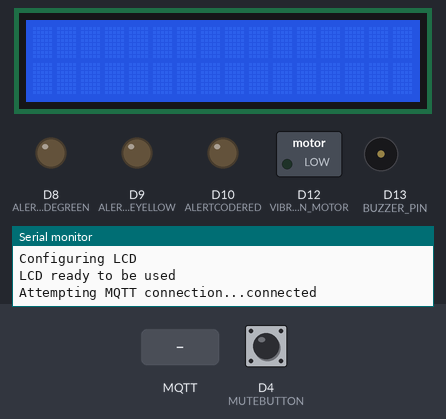
This sketch was run on a simulated Arduino Uno R4 WiFi. Shown: 16×2 character LCD, switched loads named in the sketch (green lamp = pin HIGH), output pins drawn as LEDs (lit = HIGH), buzzer (waves = sounding), the last lines printed to the serial monitor. Dashed ring = blinking. The inputs (shaded band) are chosen by the test bench; at power-on: D4 (MUTEBUTTON) LOW. WiFi joins after 1.5 s; servers stay silent unless stated; no MQTT or app messages arrive unless stated.

Above: at 3.7 s.
3.8 s: MQTT message "avisos/geral" arrives on the first subscribed topic
At 4.6 s:
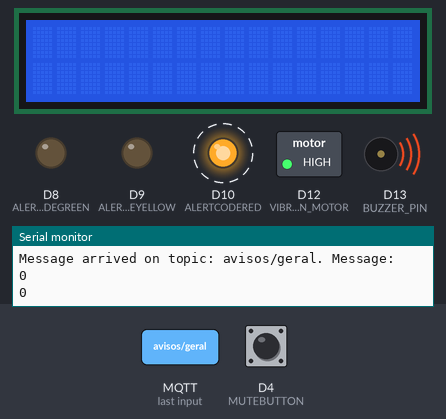
At 6.7 s:
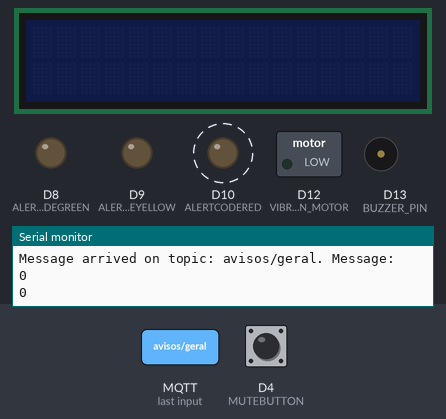
6.8 s: MQTT message "avisos/geral" arrives on the second subscribed topic
Timing chart, 0 to 14.3 s (numbered marks = the images above; inputs shaded):
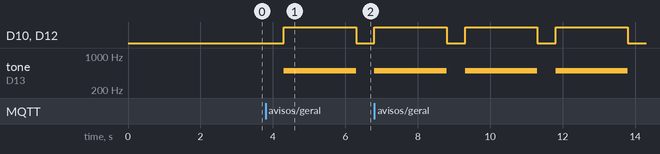

The sketch:

atuadores.ino
```cpp
// https://randomnerdtutorials.com/esp32-mqtt-publish-subscribe-arduino-ide/

#include <WiFiS3.h>
#include <PubSubClient.h>
#include <ArduinoJson.h>
#include "Adafruit_LiquidCrystal.h"


// Atuador settings

  // Pins

  #define VIBRATION_MOTOR 12
  #define BUZZER_PIN 13
  #define MUTEBUTTON 4
  #define ALERTCODERED 10  // 3
  #define ALERTCODEYELLOW 9 // 2
  #define ALERTCODEGREEN 8 // 1

  // LCD

  // Connect via i2c, default address #0 (A0-A2 not jumpered)
  Adafruit_LiquidCrystal lcd(0);


  // Properties
  const int area = 1;

  // Networking
  const char* ssid ="rede2024";
  const char* password = "kkkkkkkk";
  const char* mqtt_server = "135.236.153.73";
  WiFiClient espClient;
  PubSubClient client(espClient);

  // Alert variables

  unsigned long alertStartTime = 0;
  unsigned long alertDuration = 2000;  // 2 seconds on
  unsigned long alertPauseDuration = 500;  // 0.5 seconds off
  bool isAlertActive = false;
  bool isAlertOn = false;
  int currentAlertCode = 0;
  String currentAlertMessage = "";

int alertcodeToPin(int code){
      switch (code) {
        case 1:
          return ALERTCODEGREEN;
          break;
        case 2:
          return ALERTCODEYELLOW;
          break;
        default:
          return ALERTCODERED;
          break;
      }
}

void updateAlert() {
  unsigned long currentTime = millis();

  if (!isAlertActive) return;

  // Check if it's time to toggle alert state
  if (isAlertOn && (currentTime - alertStartTime >= alertDuration)) {
    // Turn off alert
    lcd.setBacklight(LOW);
    digitalWrite(VIBRATION_MOTOR, LOW);
    digitalWrite(ALERTCODERED, LOW);
    digitalWrite(ALERTCODEYELLOW , LOW);
    digitalWrite(ALERTCODEGREEN , LOW);
    noTone(BUZZER_PIN);
    isAlertOn = false;
    alertStartTime = currentTime;
  }
  else if (!isAlertOn && (currentTime - alertStartTime >= alertPauseDuration)) {
    // Check mute button for non-red alerts
    if (digitalRead(MUTEBUTTON) && currentAlertCode != 3) {
      currentAlertCode = 0;
      isAlertActive = false;
      return;
    }

    // Turn on alert
    lcd.setCursor(0, 0);
    lcd.print(currentAlertMessage);
    lcd.setBacklight(HIGH);
    digitalWrite(alertcodeToPin(currentAlertCode), HIGH);
    digitalWrite(VIBRATION_MOTOR, HIGH);

    switch(currentAlertCode) {
      case 1:
        tone(BUZZER_PIN, 2, 2000);
        break;
      case 2:
        tone(BUZZER_PIN, 3, 2000);
        break;
      default:
        tone(BUZZER_PIN, 500, 2000);
    }

    isAlertOn = true;
    alertStartTime = currentTime;
  }
}

void startAlert(Adafruit_LiquidCrystal screen, int buzzerpin, int alertcode, String message) {
  isAlertActive = true;
  isAlertOn = false;
  currentAlertCode = alertcode;
  currentAlertMessage = message;
  alertStartTime = millis();
}

void callback(char* topic, byte* message, unsigned int length) {
  Serial.print("Message arrived on topic: ");
  Serial.print(topic);
  Serial.println(". Message: ");
  String messageString;

  for (int i = 0; i < length; i++) {
    messageString += (char)message[i];
  }

  JsonDocument messageJson;
  deserializeJson(messageJson, messageString);

  const char* warning = messageJson["aviso"];
  const int warningCode = messageJson["codigo"];

  // Determine if new alert should override current alert
  bool shouldTriggerAlert =  warningCode >= currentAlertCode;
  Serial.println(warningCode);
  Serial.println(currentAlertCode);

  if (shouldTriggerAlert) {
    if (String(topic).equals(String("avisos/")+String(area))) {
      startAlert(lcd, BUZZER_PIN, warningCode, warning);
    }
  }

  if (String(topic) == "avisos/geral") {
    startAlert(lcd, BUZZER_PIN, 3, warning);
  }
}


void reconnect() {

  while (!client.connected()) {
    Serial.print("Attempting MQTT connection...");
    // Attempt to connect
    if (client.connect("ESP8266Client")) {
      Serial.println("connected");
      // Subscribe
      client.subscribe("avisos/geral");
      client.subscribe( (String("avisos/")+String(area)).c_str() );
    } else {
      Serial.print("failed, rc=");
      Serial.print(client.state());
      Serial.println(" try again in 5 seconds");
      delay(5000);
    }
  }
}

void setup_wifi(){

    WiFi.begin(ssid, password);
    Serial.println("\nConnecting to Wifi");

    while(WiFi.status() != WL_CONNECTED){
        delay(100);
    }

    Serial.println("\nConnected to the WiFi network");
    Serial.print("Local ESP IP: ");
    Serial.println(WiFi.localIP());

}

void setup_lcd(){

    Serial.println("\nConfiguring LCD");

    while(!lcd.begin(16, 2)){
        delay(100);
    }

    Serial.println("\nLCD ready to be used");
}

void setup(){

  Serial.begin(115200);
  delay(1000);

  // Hardware configuration

  setup_wifi();
  setup_lcd();

  // Pin configuration

  pinMode(ALERTCODERED, OUTPUT);
  pinMode(ALERTCODEYELLOW, OUTPUT);
  pinMode(ALERTCODEGREEN, OUTPUT);
  pinMode(MUTEBUTTON, INPUT);
  pinMode(VIBRATION_MOTOR, OUTPUT);

  // MQTT configuration

  client.setServer(mqtt_server, 1883);
  client.setCallback(callback);

}

void loop() {
  if (!client.connected()) {
    reconnect();
  }
  client.loop();

  // Non-blocking alert update
  updateAlert();
}
```

Measured:
- after the input at 3.8 s, D10 (ALERTCODERED), D12 (VIBRATION_MOTOR): LOW → HIGH after 0.50 s, → LOW 2.0 s later; tone on D13 (BUZZER_PIN): silent → 500 Hz after 0.50 s, → silent 2.0 s later
